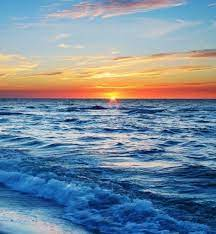
#> input picture deniz.jpg, 216 x 234 px, given in place of the camera
$ python odev2.py
#> lines starting #> are read from the running program, lines starting #| are printed output that depends on the picture; after the words box and inside, x2 and y2 are one past the last pixel; in counts of white or black regions, pixels touching at a corner belong together
import cv2
import numpy as np

def main():
    # Kamerayı başlat
    cap = cv2.VideoCapture(0)

    while True:
        # Kameradan bir kare al
        ret, frame = cap.read()
#> frame is the input picture: shape (234, 216, 3); mean B, G, R 157.2, 139.8, 120.7

        # Kareyi BGR renk uzayından HSV renk uzayına dönüştür
        hsv_frame = cv2.cvtColor(frame, cv2.COLOR_BGR2HSV)
#> hsv_frame: shape (234, 216, 3); mean H, S, V 88.2, 120.5, 177.7

        # Kırmızı renk aralığını tanımla
        lower_red = np.array([0, 50, 50])
        upper_red = np.array([10, 255, 255])
        lower_red2 = np.array([170, 50, 50])
        upper_red2 = np.array([180, 255, 255])

        # Belirtilen renk aralığına göre maskeleme yap
        mask_red = cv2.inRange(hsv_frame, lower_red, upper_red)
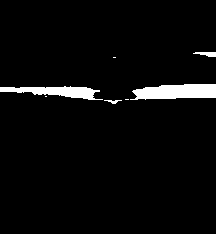
#> mask_red: shape (234, 216); 3.9% white; 7 white regions (3 under 20 px), largest, box (x1, y1, x2, y2) and area: (130, 84, 216, 100) 1070, (0, 86, 103, 100) 763, (193, 52, 216, 57) 78, (104, 100, 122, 104) 35
        mask_red2 = cv2.inRange(hsv_frame, lower_red2, upper_red2)
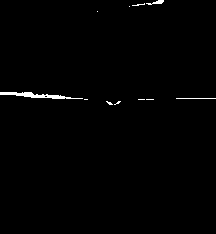
#> mask_red2: shape (234, 216); 0.79% white; 11 white regions (8 under 20 px), largest, box (x1, y1, x2, y2) and area: (0, 92, 83, 99) 252, (146, 0, 164, 5) 43, (176, 98, 216, 99) 40
        mask_red_combined = cv2.bitwise_or(mask_red, mask_red2)
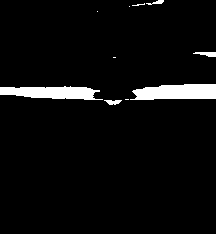
#> mask_red_combined: shape (234, 216); 4.7% white; 10 white regions (5 under 20 px), largest, box (x1, y1, x2, y2) and area: (130, 84, 216, 100) 1125, (0, 86, 103, 100) 1021, (193, 52, 216, 57) 78, (104, 100, 122, 105) 60, (146, 0, 164, 5) 43

        # Orijinal görüntüyü filtrelenmiş görüntüyle birleştir
        filtered_frame = cv2.bitwise_and(frame, frame, mask=mask_red_combined)
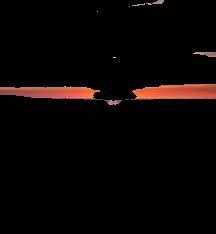
#> filtered_frame: shape (234, 216, 3); mean B, G, R 3.7, 4.6, 9.3

        # Görüntüleri göster
        cv2.imshow('Original', frame)
        cv2.imshow('Filtered', filtered_frame)

        # Çıkış için 'q' tuşuna basılmasını kontrol et
        if cv2.waitKey(1) & 0xFF == ord('q'):
#> (key q is pressed here)
            break

    # Kamerayı kapat
    cap.release()

    # Pencereleri kapat
    cv2.destroyAllWindows()

if __name__ == '__main__':
    main()
